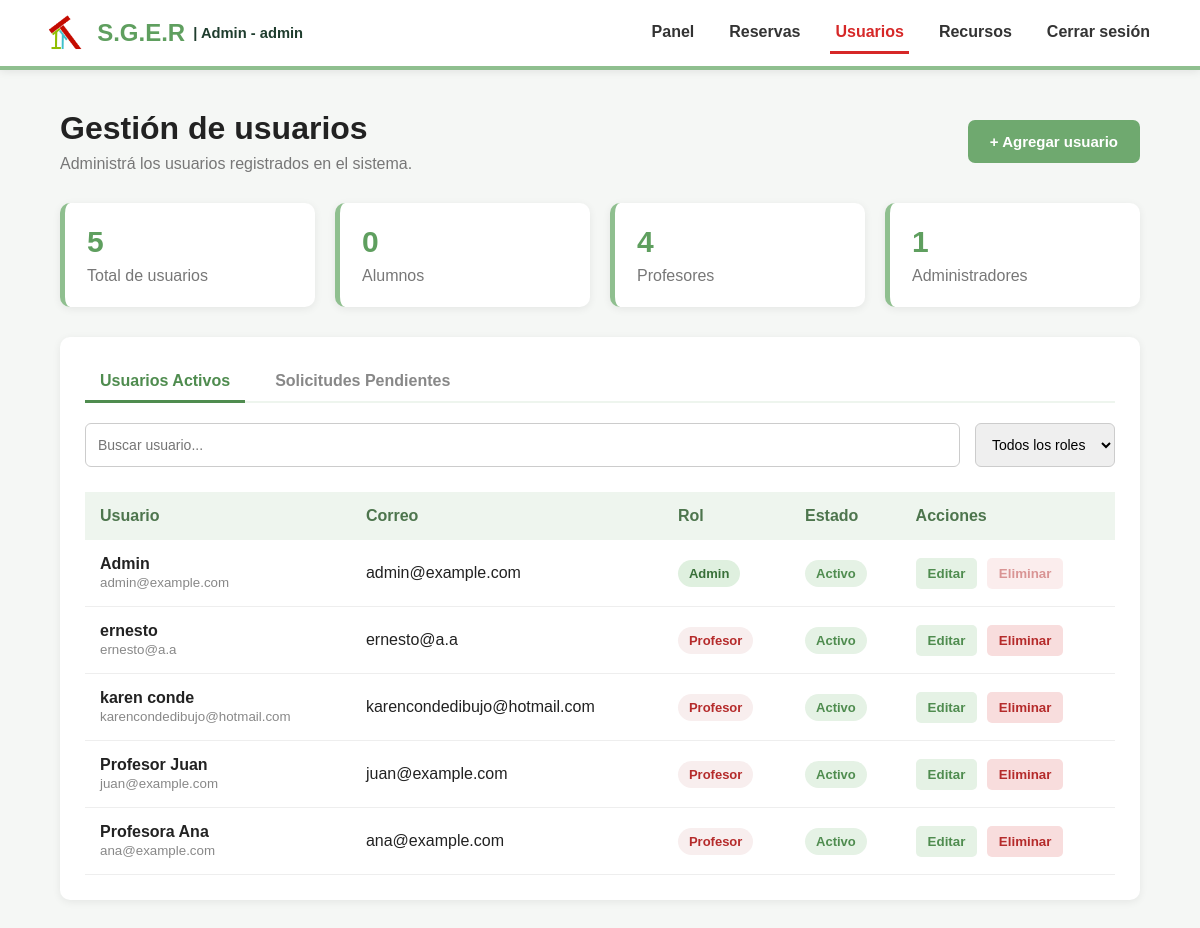
Screenshot of /html/usuarios.php (signed in) with the database file from the repository.
### tables this page shows
CREATE TABLE `usuarios` (
  `id` int(11) NOT NULL,
  `nombre` varchar(100) NOT NULL,
  `email` varchar(100) NOT NULL,
  `password` varchar(255) NOT NULL,
  `rol` enum('admin','profesor','alumno') DEFAULT 'alumno',
  `activo` tinyint(1) DEFAULT 1,
  `created_at` timestamp NOT NULL DEFAULT current_timestamp()
);

### html/usuarios.php (the view, shortened to what this page needs)
<?php
require_once __DIR__ . '/../includes/config.php';
$query = "SELECT * FROM usuarios ORDER BY nombre ASC";
$resultado_usuarios = $pdo->query($query);
?>
<!DOCTYPE html>
<html lang="es">
<head>
    <link rel="stylesheet" href="../css/style_usuarios.css">
</head>
<body>
    <?php require_once __DIR__ . '/../includes/barra_admin.php'; ?>
    <main class="contenedor">
        <section class="encabezado">
            <div>
                <h1>Gestión de usuarios</h1>
                <p>Administrá los usuarios registrados en el sistema.</p>
            </div>
            <button class="btn-agregar" onclick="abrirFormulario()">
                + Agregar usuario
            </button>
        </section>
        <section class="estadisticas">
            <div class="tarjeta">
                <span class="numero" id="totalUsuarios">6</span>
                <span>Total de usuarios</span>
            </div>
            <div class="tarjeta">
                <span class="numero" id="alumnos">3</span>
                <span>Alumnos</span>
            </div>
            <div class="tarjeta">
                <span class="numero" id="profesores">2</span>
                <span>Profesores</span>
            </div>
            <div class="tarjeta">
                <span class="numero" id="administradores">1</span>
                <span>Administradores</span>
            </div>
        </section>
        <section class="panel">
            <div class="pestanas">
                <button class="btn-pestana activa" onclick="cambiarPestana(1, this)">Usuarios Activos</button>
                <button class="btn-pestana" onclick="cambiarPestana(0, this)">Solicitudes Pendientes</button>
            </div>
            <div class="herramientas">
                <input type="text" id="buscar" placeholder="Buscar usuario..." onkeyup="aplicarFiltros()">
                <select id="filtroRol" onchange="aplicarFiltros()">
                    <option value="todos">Todos los roles</option>
                </select>
            </div>
            <div class="tabla-contenedor">
                <table>
                    <thead>
                        <tr>
                            <th>Usuario</th>
                            <th>Correo</th>
                            <th>Rol</th>
                            <th>Estado</th>
                            <th>Acciones</th>
                        </tr>
                    </thead>
                    <tbody id="tablaUsuarios">
                        <?php while ($usuario = $resultado_usuarios->fetch(PDO::FETCH_ASSOC)): ?>
                            <?php
                                $claseRol = strtolower($usuario['rol']);
                                if($claseRol == 'admin') $claseRol = 'administrador';
                                $estadoTexto = $usuario['activo'] == 1 ? 'Activo' : 'Inactivo';
                                $claseEstado = $usuario['activo'] == 1 ? 'activo' : 'inactivo';
                            ?>
                            <tr data-activo="<?php echo $usuario['activo']; ?>">
                                <td>
                                    <strong><?php echo htmlspecialchars($usuario['nombre']); ?></strong>
                                    <small><?php echo htmlspecialchars($usuario['email']); ?></small>
                                </td>
                                <td><?php echo htmlspecialchars($usuario['email']); ?></td>
                                <td>
                                    <span class="rol <?php echo $claseRol; ?>">
                                        <?php echo ucfirst($usuario['rol']); ?>
                                    </span>
                                </td>
                                <td>
                                    <span class="estado <?php echo $claseEstado; ?>">
                                        <?php echo $estadoTexto; ?>
                                    </span>
                                </td>
                                <td class="acciones">
                                    <?php if ($usuario['activo'] == 0): ?>
                                        <button class="btn-editar" style="background: #4f8c4f; color: white;" onclick="aprobarUsuario(this, <?php echo $usuario['id']; ?>)">Aprobar</button>
                                    <?php else: ?>
                                        <button class="btn-editar" onclick="editarUsuario(this, <?php echo $usuario['id']; ?>)">Editar</button>
                                    <?php endif; ?>
                                    <?php if (strtolower((string)$usuario['rol']) === 'admin'): ?>
                                        <button class="btn-eliminar" disabled style="opacity: 0.5; cursor: not-allowed;">Eliminar</button>
                                    <?php else: ?>
                                        <button class="btn-eliminar" onclick="eliminarUsuario(this, <?php echo $usuario['id']; ?>)">Eliminar</button>
                                    <?php endif; ?>
                                </td>
                            </tr>
                        <?php endwhile; ?>
                    </tbody>
                </table>
            </div>
        </section>
    </main>
</body>
</html>

### css/style_usuarios.css (style rules this page uses)
* { margin: 0; padding: 0; box-sizing: border-box; font-family: Arial, sans-serif; }
body { background: #f5f7f5; color: #222; }
.contenedor { width: 90%; max-width: 1250px; margin: 40px auto; }
.encabezado { display: flex; justify-content: space-between; align-items: center; margin-bottom: 30px; }
.encabezado h1 { font-size: 32px; margin-bottom: 8px; }
.encabezado p { color: #777; }
.btn-agregar { background: #6fa96f; color: white; border: none; padding: 13px 22px; border-radius: 7px; font-size: 15px; font-weight: bold; cursor: pointer; }
.estadisticas { display: grid; grid-template-columns: repeat(4, 1fr); gap: 20px; margin-bottom: 30px; }
.tarjeta { background: white; padding: 22px; border-radius: 10px; box-shadow: 0 2px 8px rgba(0,0,0,0.07); border-left: 5px solid #8fbf8f; display: flex; flex-direction: column; gap: 8px; }
.numero { font-size: 30px; font-weight: bold; color: #5f9f5f; }
.tarjeta span:last-child { color: #777; }
.panel { background: white; border-radius: 10px; padding: 25px; box-shadow: 0 2px 8px rgba(0,0,0,0.07); }
.herramientas { display: flex; gap: 15px; margin-bottom: 25px; }
.herramientas input, .herramientas select { padding: 12px; border: 1px solid #ccc; border-radius: 6px; font-size: 14px; }
.herramientas input { flex: 1; }
.tabla-contenedor { overflow-x: auto; }
table { width: 100%; border-collapse: collapse; }
thead { background: #eef5ee; }
th { text-align: left; padding: 15px; color: #4d754d; }
td { padding: 15px; border-bottom: 1px solid #eee; }
td strong { display: block; }
td small { color: #888; }
.rol, .estado { display: inline-block; padding: 6px 11px; border-radius: 20px; font-size: 13px; font-weight: bold; }
.rol.profesor { background: #f8eeee; color: #b52b2b; }
.rol.administrador { background: #dff0df; color: #397039; }
.estado.activo { background: #e5f2e5; color: #4f8c4f; }
.acciones { white-space: nowrap; }
.acciones button { border: none; padding: 8px 12px; border-radius: 5px; cursor: pointer; font-weight: bold; }
.btn-editar { background: #e5f2e5; color: #4f8c4f; }
.btn-eliminar { background: #f8dddd; color: #b52b2b; margin-left: 5px; }
.pestanas { display: flex; gap: 15px; margin-bottom: 20px; border-bottom: 2px solid #eef5ee; }
.btn-pestana { background: none; border: none; padding: 10px 15px; font-size: 16px; font-weight: bold; color: #888; cursor: pointer; border-bottom: 3px solid transparent; margin-bottom: -2px; transition: all 0.3s ease; }
.btn-pestana.activa { color: #4f8c4f; border-bottom: 3px solid #4f8c4f; }

### rows the page displays
usuarios: nombre "Admin", email "admin@example.com", rol "Admin", activo "Activo", shows "Eliminar"
usuarios: nombre "ernesto", email "ernesto@a.a", rol "Profesor", activo "Activo"
usuarios: nombre "karen conde", email "karencondedibujo@hotmail.com", rol "Profesor", activo "Activo"
usuarios: nombre "Profesor Juan", email "juan@example.com", rol "Profesor", activo "Activo"
usuarios: nombre "Profesora Ana", email "ana@example.com", rol "Profesor", activo "Activo"

### other values shown
$usuario_nombre "Admin"
$usuario_rol "admin"
